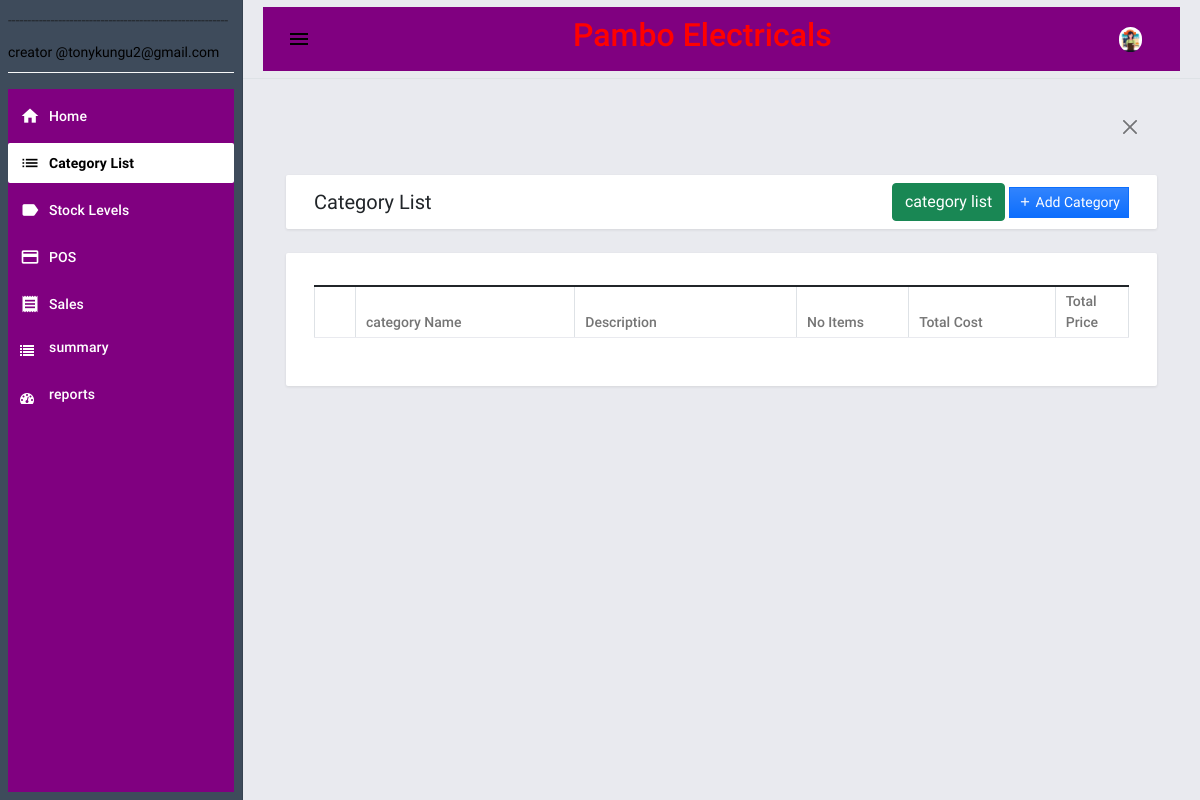
Before: /category (signed in) with the older database file.
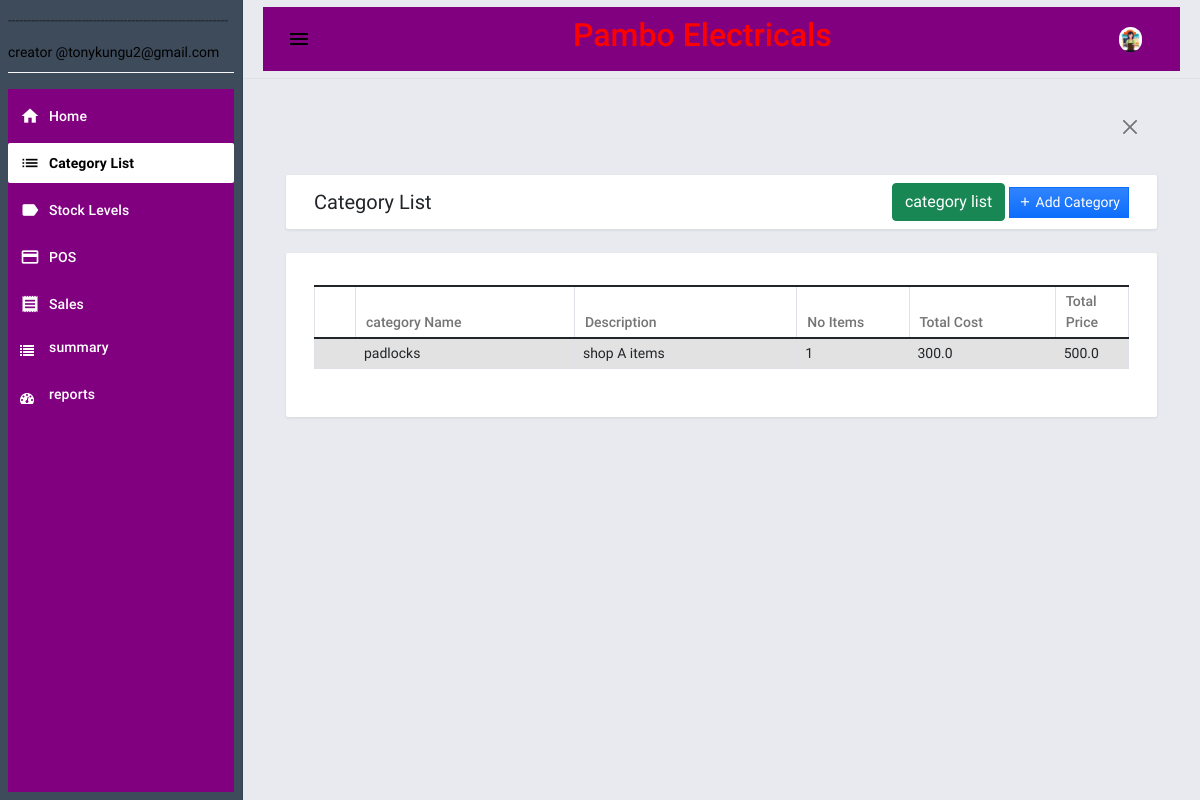
After: the same page with the newer database file.
### pambo/database.py (models this page shows)
class products(posData.Model): # actual products info
    pid=posData.Column(posData.Integer,primary_key=True)
    serial=posData.Column(posData.String(),nullable=False,default="0")
    pname=posData.Column(posData.String(100),nullable=False)
    pDesc=posData.Column(posData.String(100),nullable=True)
    pCat=posData.Column(posData.String(100),nullable=False)
    pImage=posData.Column(posData.String(100),nullable=True)
    pQuant=posData.Column(posData.Float,nullable=False)
    pCost=posData.Column(posData.Float,nullable=False)
    pPrice=posData.Column(posData.Float,nullable=False)
    pStatus=posData.Column(posData.String(100),nullable=False)
    pDate=posData.Column(posData.DateTime,nullable=False,default=datetime.utcnow)
    pShop=posData.Column(posData.String(100),nullable=False)
    pCreator=posData.Column(posData.String(100),nullable=False)

### pambo/routes.py (the view)
@app.route('/category')
@login_required
def catInfo():
    cat=getCat()
    cats=category.query.all()
    return render_template('category.html',cat=cat,cats=cats)

### pambo/grpProd.py (called while the page is built)
def getCat():
    conn=sqlite3.connect('./pambo/pos.db')
    rows=[]
    con=conn.execute('select pCat,pDesc,count(*) as number,sum(pCost) as total_cost,sum(pPrice) as total_price from products group by pCat')
    for row in con:
       rows.append(row)
    return rows

### pambo/routes.py (called while the page is built)
@logins.user_loader
def load_user(id):
    return posUsers.query.get(int(id))

### pambo/template/category.html (shortened to what this page needs)
{% extends "base.html" %} {% block pageContent %}
<div class="mdc-layout-grid__cell stretch-card mdc-layout-grid__cell--span-12">
    <div class="mdc-card py-2">
        <div class="d-flex justify-content-between align-items-center">
            <h4 class="card-title mb-0">Category List</h4>
            <div class="text-start">
                <button onclick="catList();" class="btn btn-success" id="catlist"><span>category list</span></button></a>
                <a href="{{url_for('addCat')}}"><button class="btn btn-primary bg-gradient btn-sm rounded-0" id="create_new"><i class="mdi mdi-plus"></i><span> Add Category</span></button></a>
            </div>
        </div>
    </div>
</div>
<div class="mdc-layout-grid__cell stretch-card mdc-layout-grid__cell--span-12">
    <div class="mdc-card">
        <div class="table-responsive" id="categories">
            <table class="table table-striped table-bordered">
                <colgroup>
                    <col width="5%">
                    <col width="30%">
                    <col width="30%">
                    <col width="15%">
                    <col width="20%">
                </colgroup>
                <thead>
                    <tr>
                        <th class="text-center py-1"></th>
                        <th class="text-start py-1">category Name</th>
                        <th class="text-start py-1">Description</th>
                        <th class="text-start py-1">No Items</th>
                        <th class="text-start py-1">Total Cost</th>
                        <th class="text-start py-1">Total Price</th>
                    </tr>
                </thead>
                <tbody>
                    {% for cat in cat %}
                    <tr>
                        <td class="px-2 py-1 text-center"></td>
                        <td class="px-2 py-1 text-start" style="margin-left:100px">{{cat[0]}}</td>
                        <td class="px-2 py-1 text-start">{{cat[1]}}</td>
                        <td class="px-2 py-1 text-start">{{cat[2]}}</td>
                        <td class="px-2 py-1 text-start">{{cat[3]}}</td>
                        <td class="px-2 py-1 text-start">{{cat[4]}}</td>
                    </tr>
                    {% endfor %}
                </tbody>
            </table>
        </div>
    </div>
</div>
{% endblock pageContent %}

### pambo/template/base.html (shortened to what this page needs)
<!DOCTYPE html>
<html lang="en">
<head>
    <link rel="stylesheet" href="/static/posAPP/assets/bootstrap/css/bootstrap.min.css">
    <link rel="stylesheet" href="/static/posAPP/assets/material-admin/vendors/mdi/css/materialdesignicons.min.css">
    <link rel="stylesheet" href="/static/posAPP/assets/material-admin/vendors/css/vendor.bundle.base.css">
    <link rel="stylesheet" href="/static/posAPP/assets/material-admin/vendors/flag-icon-css/css/flag-icon.min.css">
    <link rel="stylesheet" href="/static/posAPP/assets/material-admin/vendors/jvectormap/jquery-jvectormap.css">
    <link rel="stylesheet" href="/static/posAPP/assets/material-admin/css/demo/style.css">
    <link rel="stylesheet" href="/static/posAPP/assets/select2/dist/css/select2.min.css">
    <link rel="stylesheet" href="/static/posAPP/assets/default/css/style.css">
    <link rel="stylesheet"
    href=
"https://cdnjs.cloudflare.com/ajax/libs/font-awesome/4.7.0/css/font-awesome.min.css">
  </head>
</head>
<body>
    <div class="body-wrapper">
        {% block navigation %} {% include "navigation.html" %} {% endblock navigation %}
        <div class="main-wrapper mdc-drawer-app-content">
            {% block TopNavigation %} {% include "topNavigation.html" %} {% endblock TopNavigation %}
            <div class="page-wrapper mdc-toolbar-fixed-adjust">
                <main class="content-wrapper">
                    <div class="mdc-layout-grid py-1">
                        <div class="mdc-layout-grid__inner">
                            <div class="mdc-layout-grid__cell stretch-card mdc-layout-grid__cell--span-12">
                                <div class="alert alert w-100 rounded-0 mb-0">
                                    <div class="d-flex w-100">
                                        <div class="col-auto flex-shrink-1 flex-grow-1"></div>
                                        <div class="col-auto text-center">
                                            <button class="btn-close btn-sm text-sm" type="button" onclick="$(this).closest('.alert').remove()"></button>
                                        </div>
                                    </div>
                                </div>
                            </div>
                        </div>
                    </div>
                    <div class="mdc-layout-grid">
                        <div class="mdc-layout-grid__inner">
                            {% block pageContent %} {% endblock pageContent %}
                        </div>
                    </div>
                </main>
                <footer>
                    <div class="mdc-layout-grid">
                    </div>
                </footer>
            </div>
        </div>
    </div>
</body>
</html>

### pambo/template/navigation.html
<aside class="mdc-drawer mdc-drawer--dismissible mdc-drawer--open bg-dark bg-gradient">
    <div class="mdc-drawer__header border-bottom border-light">
        <p>---------------------------------------------------------</p>
        <p style="color:black">creator @tonykungu2@gmail.com</p>
    </div>
    <div class="mdc-drawer__content" style="background-color:purple">
        <div class="mdc-list-group">
            <nav class="mdc-list mdc-drawer-menu">
                <div class="mdc-list-item mdc-drawer-item">
                    <a class="mdc-drawer-link" href="{{url_for('home')}}">
                        <i class="material-icons mdc-list-item__start-detail mdc-drawer-item-icon" aria-hidden="true">home</i> Home
                    </a>
                </div>
                <div class="mdc-list-item mdc-drawer-item">
                    <a class="mdc-drawer-link" href="{{url_for('catInfo')}}">
                        <i class="material-icons mdc-list-item__start-detail mdc-drawer-item-icon" aria-hidden="true">list</i> Category List
                    </a>
                </div>
                <div class="mdc-list-item mdc-drawer-item">
                    <a class="mdc-drawer-link" href="{{url_for('prodInfo')}}">
                        <i class="material-icons mdc-list-item__start-detail mdc-drawer-item-icon" aria-hidden="true">label</i> Stock Levels
                    </a>
                </div>
                <div class="mdc-list-item mdc-drawer-item">
                    <a class="mdc-drawer-link" href="{{url_for('posPage')}}">
                        <i class="material-icons mdc-list-item__start-detail mdc-drawer-item-icon" aria-hidden="true">payment</i> POS
                    </a>
                </div>
                <div class="mdc-list-item mdc-drawer-item">
                    <a class="mdc-drawer-link" href="{{url_for('salesInfo')}}">
                        <i class="material-icons mdc-list-item__start-detail mdc-drawer-item-icon" aria-hidden="true">receipt</i> Sales
                    </a>
                </div>
                <div class="mdc-list-item mdc-drawer-item">
                    <a class="mdc-drawer-link" href="{{url_for('summaryInfo')}}">
                        <i class="fa fa-list"></i>
                       <p style="margin-left:15px">summary</p>
                    </a>
                </div>
                 <div class="mdc-list-item mdc-drawer-item">
                    <a class="mdc-drawer-link" href="{{url_for('graphs')}}">
                        <i class="fa fa-dashboard"></i>
                       <p style="margin-left:15px">reports</p>
                    </a>
                </div>
            </nav>
        </div>
    </div>
</aside>

### pambo/template/topNavigation.html (shortened to what this page needs)
<header class="mdc-top-app-bar border-bottom shadow">
    <div class="mdc-top-app-bar__row" style="background-color:purple">
        <div class="mdc-top-app-bar__section mdc-top-app-bar__section--align-start">
            <button class="material-icons mdc-top-app-bar__navigation-icon mdc-icon-button sidebar-toggler">menu</button>
            <h3 class="glow" style="margin-left:250px; font-size: 32px;">Pambo Electricals</h3>
        </div>
        <div class="mdc-top-app-bar__section mdc-top-app-bar__section--align-end mdc-top-app-bar__section-right" style="background-color:purple">
            <div class="menu-button-container menu-profile d-none d-md-block">
                <button class="mdc-button mdc-menu-button">
                    <span class="d-flex align-items-center">
                    <span class="figure">
                        <img src="/static/posAPP/assets/material-admin/images/faces/index.png" alt="user" class="user">
                    </span>
                    </span>
                </button>
            </div>
        </div>
    </div>
</header>

### pambo/static/posAPP/assets/default/css/style.css (style rules this page uses)
html, body { height: 100%; width: 100%; }
.body-wrapper .main-wrapper .page-wrapper .content-wrapper { min-height: calc(100vh - 84px - 62px) !important; }
.mdc-drawer { background: unset; }
.mdc-drawer__header, .mdc-drawer__content { margin: .5em !important; }
.mdc-list-item.mdc-drawer-item { margin-left: 0 !important; margin-right: 0 !important; }

### pambo/template/topNavigation.html (style rules this page uses)
.glow { font-size: 70px; color: red; text-align: center; -webkit-animation: glow 1s ease-in-out infinite alternate; -moz-animation: glow 1s ease-in-out infinite alternate; animation: glow 1s ease-in-out infinite alternate; }

Changed rows visible on the page:
added products: pCat "padlocks", pDesc "shop A items", cat "1", pCost "300.0", pPrice "500.0"
